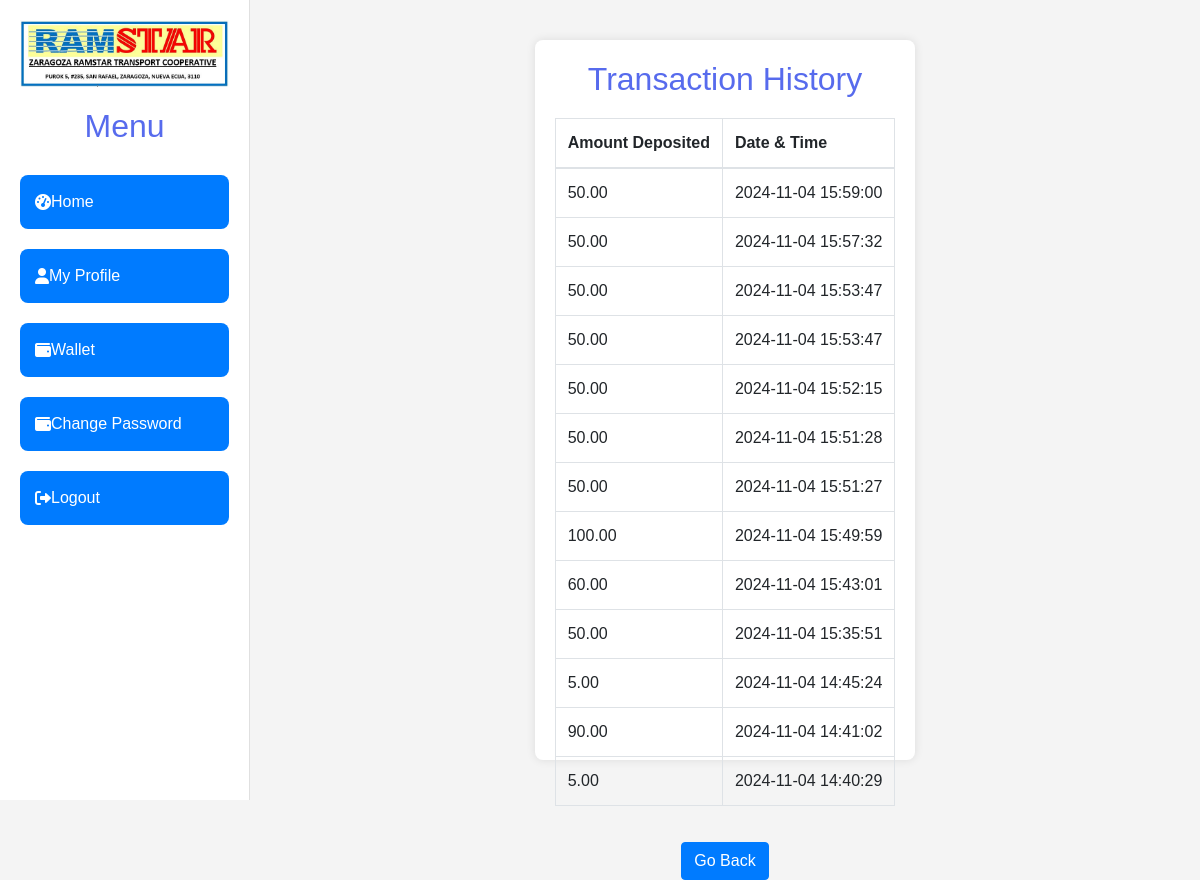
Page /ram/transaction.php (signed in) on the committed database.
### tables this page shows
CREATE TABLE `transactions` (
  `id` int(11) NOT NULL,
  `user_id` int(11) NOT NULL,
  `account_number` varchar(250) NOT NULL,
  `amount` decimal(10,2) NOT NULL,
  `transaction_type` enum('Load','Deduct') NOT NULL,
  `transaction_date` timestamp NOT NULL DEFAULT current_timestamp()
);

### ram/transaction.php (the view, shortened to what this page needs)
<?php
include 'config/connection.php';
$userId = $_SESSION['id'];
$query = "SELECT amount, transaction_date FROM transactions WHERE user_id = ? ORDER BY transaction_date DESC";
$stmt = $conn->prepare($query);
$stmt->bind_param("i", $userId);
if (!$stmt->execute()) {
    die("Execute failed: " . $stmt->error);
}
$result = $stmt->get_result();
$transactions = $result->fetch_all(MYSQLI_ASSOC);
?>
<!DOCTYPE html>
<html lang="en">
<head>
    <link rel="stylesheet" href="https://maxcdn.bootstrapcdn.com/bootstrap/4.5.2/css/bootstrap.min.css">
</head>
<body>
    <div class="transaction-container">
        <h2>Transaction History</h2>
        <div class="table-responsive">
            <table class="table table-bordered">
                <thead>
                    <tr>
                        <th>Amount Deposited</th>
                        <th>Date & Time</th>
                    </tr>
                </thead>
                <tbody>
                    <?php if (count($transactions) > 0): ?>
                        <?php foreach ($transactions as $transaction): ?>
                            <tr>
                                <td><?php echo htmlspecialchars($transaction['amount']); ?></td>
                                <td><?php echo htmlspecialchars($transaction['transaction_date']); ?></td>
                            </tr>
                        <?php endforeach; ?>
                    <?php else: ?>
                        <tr>
                            <td colspan="2">No transactions found.</td>
                        </tr>
                    <?php endif; ?>
                </tbody>
            </table>
        </div>
        <div class="btn-container">
            <button class="btn btn-primary" onclick="window.history.back();">Go Back</button>
        </div>
    </div>
</body>
</html

### ram/css/styles.css (style rules this page uses)
body { font-family: Arial, sans-serif; background-color: #f4f4f4; margin: 0; padding: 0; }
h2 { text-align: center; color: #333; }
input, select, button { padding: 10px; margin-top: 5px; border-radius: 4px; border: 1px solid #ddd; }
button { background-color: #5cb85c; color: white; border: none; cursor: pointer; margin-top: 20px; }
table { width: 100%; border-collapse: collapse; }
table, th, td { border: 1px solid #ddd; }
th, td { padding: 10px; text-align: left; }
th { background-color: #f2f2f2; }

### ram/sidebar.php (style rules this page uses)
body { font-family: 'Arial', sans-serif; margin: 0; background-color: #f0f0f0; display: flex; height: 100vh; }
h2 { margin-bottom: 20px; font-size: 24px; }

### ram/transaction.php (style rules this page uses)
body { font-family: Arial, sans-serif; background-color: #f4f4f4; margin: 0; padding: 0; }
.transaction-container { max-width: 800px; margin: 40px auto; padding: 20px; background-color: white; box-shadow: 0 0 10px rgba(0, 0, 0, 0.1); border-radius: 8px; }
h2 { color: rgb(87, 107, 237); text-align: center; margin-bottom: 20px; }
.table-responsive { margin-top: 20px; }
.btn-container { text-align: center; margin-top: 20px; }

### rows in the picture
transactions: amount "50.00", transaction_date "2024-11-04 15:59:00"
transactions: amount "50.00", transaction_date "2024-11-04 15:57:32"
transactions: amount "50.00", transaction_date "2024-11-04 15:53:47"
transactions: amount "50.00", transaction_date "2024-11-04 15:53:47"
transactions: amount "50.00", transaction_date "2024-11-04 15:52:15"
transactions: amount "50.00", transaction_date "2024-11-04 15:51:28"
transactions: amount "50.00", transaction_date "2024-11-04 15:51:27"
transactions: amount "100.00", transaction_date "2024-11-04 15:49:59"
transactions: amount "60.00", transaction_date "2024-11-04 15:43:01"
transactions: amount "50.00", transaction_date "2024-11-04 15:35:51"
transactions: amount "5.00", transaction_date "2024-11-04 14:45:24"
transactions: amount "90.00", transaction_date "2024-11-04 14:41:02"
transactions: amount "5.00", transaction_date "2024-11-04 14:40:29"
